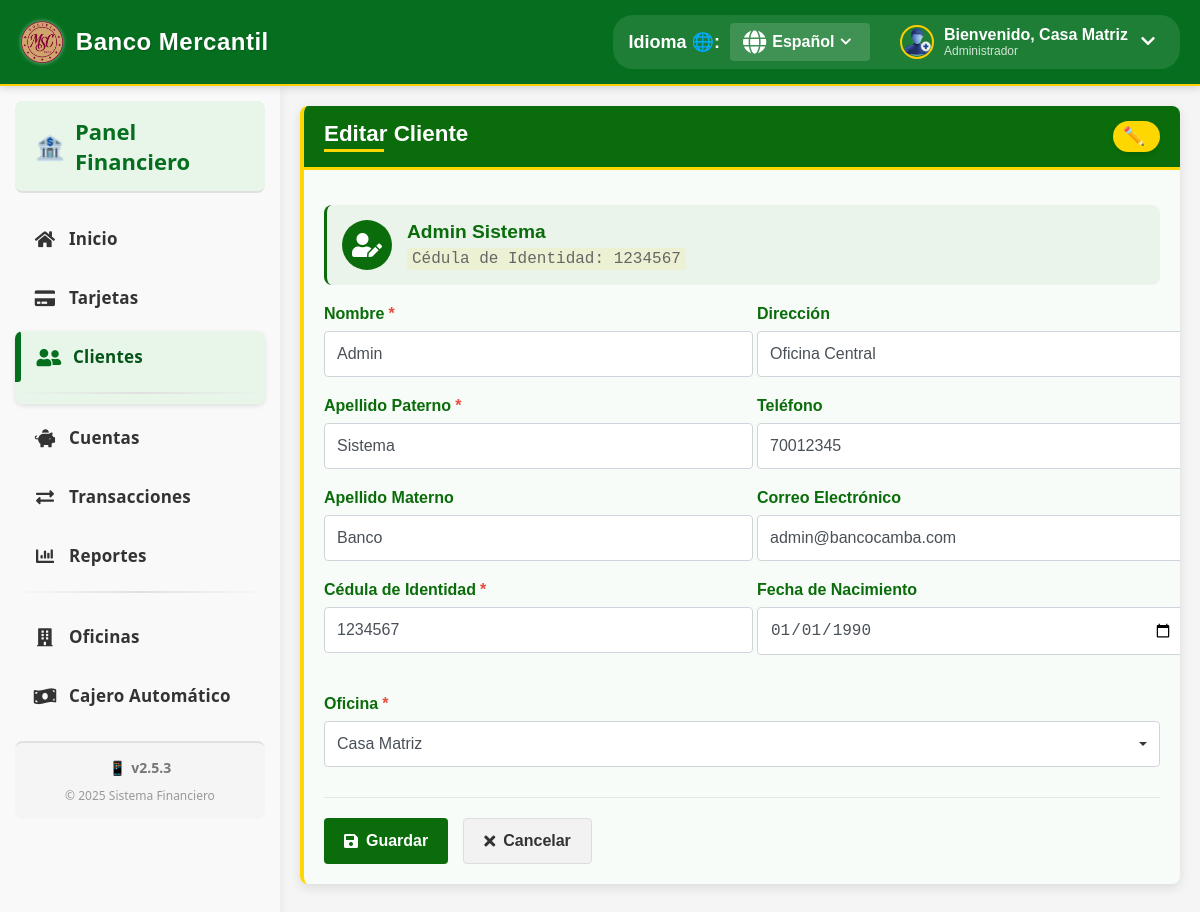
/index.php?controller=cliente&action=editar&id=1 (signed in), run on the app's committed database.
### tables this page shows
CREATE TABLE persona (
    idPersona INT not null AUTO_INCREMENT,
    hash varchar(50) COMMENT 'hash',
    nombre VARCHAR(100) NOT NULL,
    apellidoMaterno VARCHAR(100) NOT NULL,
    apellidoPaterno VARCHAR(100) NOT NULL,
    direccion VARCHAR(255),
    telefono VARCHAR(20),
    email VARCHAR(100),
    fechaNacimiento DATE,
    ci VARCHAR(20),
    idOficina INT,
    CONSTRAINT PK_Persona PRIMARY KEY (idPersona),
    CONSTRAINT FK_Persona FOREIGN KEY (idOficina) REFERENCES oficina (idOficina)
);

CREATE TABLE oficina (
    idOficina INT not null AUTO_INCREMENT,
    hash varchar(50) COMMENT 'hash',
    central BOOLEAN NOT NULL,
    nombre VARCHAR(100) NOT NULL,
    direccion VARCHAR(255) NOT NULL,
    telefono VARCHAR(20),
    ciudad VARCHAR(100) NOT NULL DEFAULT 'Santa Cruz de la Sierra',
    departamento VARCHAR(100) NOT NULL DEFAULT 'Santa Cruz',
    pais VARCHAR(100) NOT NULL DEFAULT 'Bolivia',
    horarioAtencion VARCHAR(255),
    gerenteEncargado VARCHAR(100),
    fechaInauguracion DATE,
    estado ENUM('activa', 'inactiva') NOT NULL DEFAULT 'activa',
    CONSTRAINT PK_Oficina PRIMARY KEY (idOficina)
);

### controllers/ClienteController.php (called while the page is built, shortened)
<?php
class ClienteController {
    private $db;
    private $session;
    private $model;
    public function __construct() {
        $database = new Database();
        $this->db = $database->connect();
        $this->session = new Session();
        $this->model = new Cliente($this->db);
    }
    public function editar() {
        global $lang;
        $id = (int)$_GET['id'];
        $this->model->idPersona = $id;
        if (!$this->model->obtenerUno()) {
            $this->session->setFlashMessage('error', $lang['client_not_found']);
            header('Location: index.php?controller=cliente&action=listar');
            exit;
        }
        $oficina = new Oficina($this->db);
        $resultado = $oficina->obtenerTodas();
        $oficinas = $resultado->fetchAll(PDO::FETCH_ASSOC);
        include_once 'views/main.php';
    }
}
?>

### config/database.php (called while the page is built, shortened)
<?php
class Database {
    private $host = 'localhost';
    private $db_name = 'banco_camba';
    private $username = 'root';
    private $password = '';
    public function connect() {
        $this->conn = null;
        try {
            $this->conn = new PDO(
                'mysql:host=' . $this->host . ';dbname=' . $this->db_name,
                $this->username,
                $this->password
            );
            $this->conn->setAttribute(PDO::ATTR_ERRMODE, PDO::ERRMODE_EXCEPTION);
            $this->conn->exec("SET NAMES utf8");
        } catch(PDOException $e) {
            echo 'Connection Error: ' . $e->getMessage();
        }
        return $this->conn;
    }
}
?>

### models/Cliente.php (called while the page is built, shortened)
<?php
class Cliente {
    private $conn;
    public $idPersona;
    public function __construct($db) {
        $this->conn = $db;
    }
    public function obtenerUno() {
        $query = "SELECT p.*, o.nombre as oficina_nombre
                 FROM Persona p
                 INNER JOIN Oficina o ON p.idOficina = o.idOficina
                 WHERE p.idPersona = :id";
        $stmt = $this->conn->prepare($query);
        $stmt->bindParam(':id', $this->idPersona);
        $stmt->execute();
        $row = $stmt->fetch(PDO::FETCH_ASSOC);
        if ($row) {
            $this->nombre = $row['nombre'];
            $this->apellidoPaterno = $row['apellidoPaterno'];
            $this->apellidoMaterno = $row['apellidoMaterno'];
            $this->direccion = $row['direccion'];
            $this->telefono = $row['telefono'];
            $this->email = $row['email'];
            $this->fechaNacimiento = $row['fechaNacimiento'];
            $this->ci = $row['ci'];
            $this->idOficina = $row['idOficina'];
            return true;
        }
        return false;
    }
}
?>

### models/Oficina.php (called while the page is built, shortened)
<?php
class Oficina {
    private $conn;
    public function __construct($db) {
        $this->conn = $db;
    }
    public function obtenerTodas() {
        try {
            $query = "SELECT idOficina, hash, central, nombre, direccion, telefono, ciudad, departamento, pais, horarioAtencion, gerenteEncargado, fechaInauguracion, estado FROM oficina ORDER BY nombre ASC";
            $stmt = $this->conn->prepare($query);
            $stmt->execute();
            $count = $stmt->rowCount();
            return $stmt;
        } catch (PDOException $e) {
            error_log("Error en Oficina::obtenerTodas(): " . $e->getMessage());
            return false;
        }
    }
}
?>

### views/clientes/editar.php (the view, shortened to what this page needs)
<link rel="stylesheet" href="assets/css/styleEditar.css">
<div class="client-card edit-mode">
    <div class="card-header">
        <h2 class="title-with-line"><?php echo $lang['edit_client']; ?></h2>
        <div class="edit-badge">
            <span class="edit-icon">✏️</span>
        </div>
    </div>
    <div class="card-body">
        <div class="client-info-summary">
            <div class="client-avatar">
                <i class="fas fa-user-edit"></i>
            </div>
            <div class="client-summary">
                <h3><?php echo $this->model->nombre . ' ' . $this->model->apellidoPaterno; ?></h3>
                <p class="client-id"><?php echo $lang['id_number']; ?>: <?php echo $this->model->ci; ?></p>
            </div>
        </div>
        <form id="form-cliente" method="POST" action="index.php?controller=cliente&action=actualizar" class="needs-validation" novalidate>
            <div class="form-grid">
                <div class="form-column">
                    <div class="form-group">
                        <label for="nombre" class="form-label"><?php echo $lang['name']; ?><span class="required">*</span></label>
                        <input type="text" id="nombre" name="nombre" class="form-control" value="<?php echo $this->model->nombre; ?>" required>
                    </div>
                    <div class="form-group">
                        <label for="apellidoPaterno" class="form-label"><?php echo $lang['paternal_last_name']; ?><span class="required">*</span></label>
                        <input type="text" id="apellidoPaterno" name="apellidoPaterno" class="form-control" value="<?php echo $this->model->apellidoPaterno; ?>" required>
                    </div>
                    <div class="form-group">
                        <label for="apellidoMaterno" class="form-label"><?php echo $lang['maternal_last_name']; ?></label>
                        <input type="text" id="apellidoMaterno" name="apellidoMaterno" class="form-control" value="<?php echo $this->model->apellidoMaterno; ?>">
                    </div>
                    <div class="form-group">
                        <label for="ci" class="form-label"><?php echo $lang['id_number']; ?><span class="required">*</span></label>
                        <input type="text" id="ci" name="ci" class="form-control" value="<?php echo $this->model->ci; ?>" required>
                    </div>
                </div>
                <div class="form-column">
                    <div class="form-group">
                        <label for="direccion" class="form-label"><?php echo $lang['address']; ?></label>
                        <input type="text" id="direccion" name="direccion" class="form-control" value="<?php echo $this->model->direccion; ?>">
                    </div>
                    <div class="form-group">
                        <label for="telefono" class="form-label"><?php echo $lang['phone']; ?></label>
                        <input type="text" id="telefono" name="telefono" class="form-control" value="<?php echo $this->model->telefono; ?>">
                    </div>
                    <div class="form-group">
                        <label for="email" class="form-label"><?php echo $lang['email']; ?></label>
                        <input type="email" id="email" name="email" class="form-control" value="<?php echo $this->model->email; ?>">
                    </div>
                    <div class="form-group">
                        <label for="fechaNacimiento" class="form-label"><?php echo $lang['birth_date']; ?></label>
                        <input type="date" id="fechaNacimiento" name="fechaNacimiento" class="form-control" value="<?php echo $this->model->fechaNacimiento; ?>">
                    </div>
                </div>
            </div>
            <div class="form-group full-width">
                <label for="idOficina" class="form-label"><?php echo $lang['branch']; ?><span class="required">*</span></label>
                <select id="idOficina" name="idOficina" class="form-control" required>
                    <?php foreach ($oficinas as $oficina): ?>
                    <option value="<?php echo $oficina['idOficina']; ?>" <?php echo $oficina['idOficina'] == $this->model->idOficina ? 'selected' : ''; ?>>
                        <?php echo $oficina['nombre']; ?>
                    </option>
                    <?php endforeach; ?>
                </select>
            </div>
            <div class="form-actions">
                <button type="submit" class="btn btn-primary">
                    <i class="fas fa-save"></i> <?php echo $lang['save']; ?>
                </button>
                <a href="index.php?controller=cliente&action=ver&id=<?php echo $this->model->idPersona; ?>" class="btn btn-secondary">
                    <i class="fas fa-times"></i> <?php echo $lang['cancel']; ?>
                </a>
            </div>
        </form>
    </div>
</div>

### assets/css/styles.css (style rules this page uses)
:root { --primary-color: #056f1f; --secondary-color: #004481; --light-color: #ffffff; --border-color: #e0e0e0; --hover-color: #033d11; --danger-color: #dc3545; --success-color: #28a745; --warning-color: #ffc107; --info-color: #17a2b8; }
body { font-family: 'Arial', sans-serif; background-color: #f5f5f5; margin: 0; padding: 0; min-height: 100vh; }
a { color: var(--secondary-color); text-decoration: none; }
.card-header { font-size: 18px; font-weight: bold; margin-bottom: 15px; color: var(--primary-color); border-bottom: 1px solid var(--border-color); padding-bottom: 10px; }
.btn { display: inline-block; font-weight: 400; text-align: center; white-space: nowrap; vertical-align: middle; user-select: none; border: 1px solid transparent; padding: 0.375rem 0.75rem; font-size: 1rem; line-height: 1.5; border-radius: 0.25rem; transition: color 0.15s ease-in-out, background-color 0.15s ease-in-out, border-color 0.15s ease-in-out, box-shadow 0.15s ease-in-out; cursor: pointer; }
.btn-primary { color: #18d45d; background-color: var(--primary-color); border-color: var(--primary-color); }
.btn-secondary { color: #fff; background-color: var(--secondary-color); border-color: var(--secondary-color); }

### assets/css/styleMain.css (style rules this page uses)
:root { --primary-color: #056f1f; --primary-dark: #045518; --primary-light: #e8f5e9; --secondary-color: #1976d2; --text-light: #ffffff; --text-dark: #333333; --hover-color: #e8f5e9; --active-color: #c8e6c9; --transition-speed: 0.3s; --border-radius: 8px; --box-shadow: 0 2px 5px rgba(0, 0, 0, 0.1); }

### data on the page
persona: nombre "Admin", apellidoPaterno "Sistema", ci "1234567", apellidoMaterno "Banco", direccion "Oficina Central", telefono "70012345", email "admin@bancocamba.com", fechaNacimiento "01/01/1990", idOficina "Casa Matriz"

### other printed values
$lang['welcome'] "Bienvenido"
$_SESSION['nombre'] "Casa Matriz"
$lang['home'] "Inicio"
$lang['cards'] "Tarjetas"
$lang['clients'] "Clientes"
$lang['accounts'] "Cuentas"
$lang['transactions'] "Transacciones"
$lang['reports'] "Reportes"
$lang['branches'] "Oficinas"
$lang['atm'] "Cajero Automático"
$lang['edit_client'] "Editar Cliente"
$lang['id_number'] "Cédula de Identidad"
$lang['name'] "Nombre"
$lang['paternal_last_name'] "Apellido Paterno"
$lang['maternal_last_name'] "Apellido Materno"
